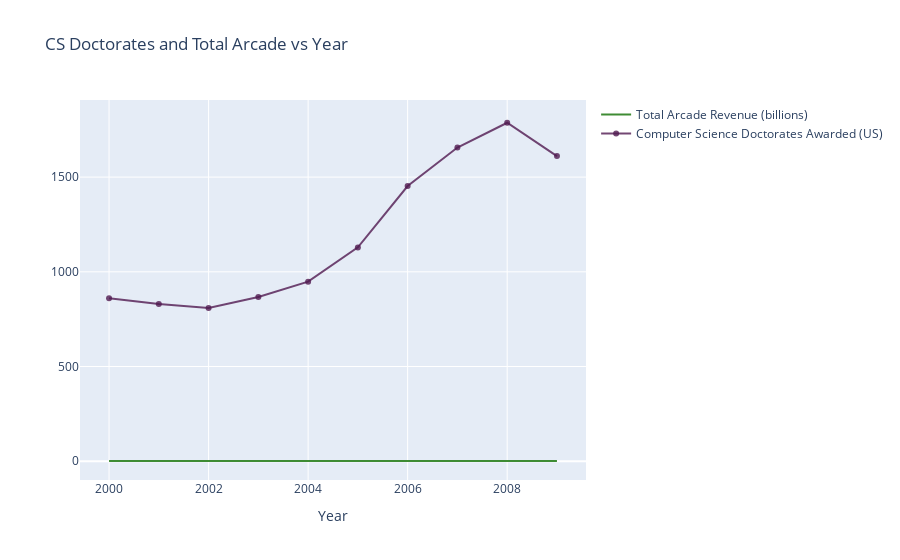

Notebook source saved alongside this figure:
### Markdown cell above
### Question 10 Python
Create a scatter plot showing the relationship between the total revenue earned by arcades and the number of Computer Science PhDs awarded in the U.S. between 2000 and 2009.
Don't forget to label your axes!
Color each dot according to its year.

### Code cell
import seaborn as sns
import pandas as pd
import numpy as np 
import pandas as pd 

# plotly
# import plotly.plotly as py
from plotly.offline import init_notebook_mode, iplot, plot
import plotly as py
init_notebook_mode(connected=True)
import plotly.graph_objs as go

# matplotlib
import matplotlib.pyplot as plt

ar=pd.read_csv(r"D:\备份\小温\BIG DATA\1004 Data programming\A3\arcade-revenue-vs-cs-doctorates.csv")
df = ar.iloc[:100,:]
# import graph objects as "go"
import plotly.graph_objs as go
from plotly.offline import init_notebook_mode, iplot, plot
# Creating trace1
trace1 = go.Scatter(
                    x = df['Year'],
                    y = df['Total Arcade Revenue (billions)'],
                    mode = "lines",
                    name = "Total Arcade Revenue (billions)",
                    marker = dict(color = 'rgba(16, 112, 2, 0.8)'),
                    text= df['Total Arcade Revenue (billions)'],
)
# Creating trace2
trace2 = go.Scatter(
                    x = df['Year'],
                    y = df['Computer Science Doctorates Awarded (US)'],
                    mode = "lines+markers",
                    name = "Computer Science Doctorates Awarded (US)",
                    marker = dict(color = 'rgba(80, 26, 80, 0.8)'),
                    text= df['Computer Science Doctorates Awarded (US)']
)
data = [trace1, trace2]
layout = dict(title = 'CS Doctorates and Total Arcade vs Year',
              xaxis= dict(title= 'Year',ticklen= 5,zeroline= False)
             )
fig = dict(data = data, layout = layout)
iplot(fig)

### Figure 1 — Plotly figure (JSON) as saved in the notebook; plotly's stock layout.template omitted (floating-point values rounded to 4 significant figures)
{"data": [{"marker": {"color": "rgba(16, 112, 2, 0.8)"}, "mode": "lines", "name": "Total Arcade Revenue (billions)", "text": [1.196, 1.176, 1.269, 1.24, 1.307, 1.435, 1.601, 1.654, 1.803, 1.734], "type": "scatter", "x": [2000, 2001, 2002, 2003, 2004, 2005, 2006, 2007, 2008, 2009], "y": [1.196, 1.176, 1.269, 1.24, 1.307, 1.435, 1.601, 1.654, 1.803, 1.734]}, {"marker": {"color": "rgba(80, 26, 80, 0.8)"}, "mode": "lines+markers", "name": "Computer Science Doctorates Awarded (US)", "text": [861, 830, 809, 867, 948, 1129, 1453, 1656, 1787, 1611], "type": "scatter", "x": [2000, 2001, 2002, 2003, 2004, 2005, 2006, 2007, 2008, 2009], "y": [861, 830, 809, 867, 948, 1129, 1453, 1656, 1787, 1611]}], "layout": {"title": {"text": "CS Doctorates and Total Arcade vs Year"}, "xaxis": {"ticklen": 5, "title": {"text": "Year"}, "zeroline": false}}}
